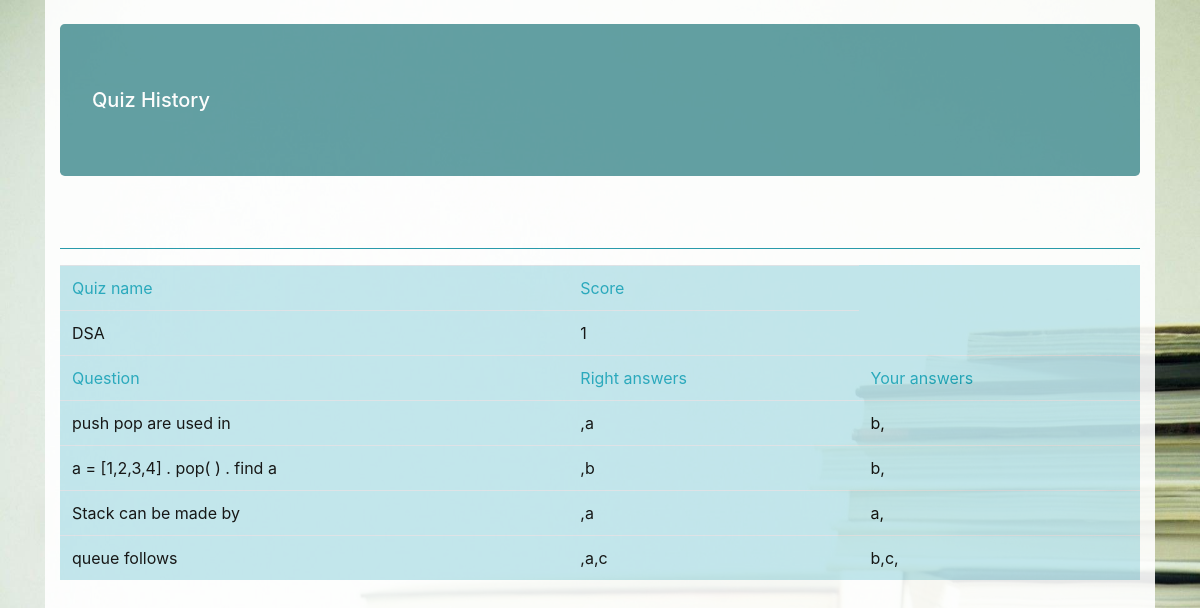
The app's page /history/DSA (signed in) with its own data.
### quiz_app/models.py (models this page shows, shortened)
class Quiz( models.Model ):
    name = models.TextField()

class Question( models.Model ):
    quiz  = models.ForeignKey(
        Quiz,
        on_delete = models.CASCADE
    )
    question = models.TextField()
    multiple_right_answers = models.BooleanField( default = False )

class Test ( models.Model ):
    user = models.ForeignKey(
        User , on_delete = models.CASCADE
    )
    question = models.ForeignKey (
        Question ,
        on_delete = models.CASCADE
    )
    answer = models.TextField()

### quiz_app/views.py (the view)
# urls.py: path('history/<str:quiz_name>',views.history,name='history'),
@login_required
def history( request , quiz_name ):
    if request.method == "GET":
       response = history_response(
           request ,
           quiz_name
       )
       print(response)
       return render (
            request ,
            'history.html',
            {
                'quiz_data' : response
            }
       )

### quiz_app/helpers.py (called while the page is built)
def right_answer( question_id ):
    question = Question.objects.get(
        id = question_id
    )
    options =question.option_set.all()
    right_answers = [
        option.valid
        for option in options
    ]
    return (
        right_answers ,
        options ,
        question
    )

### quiz_app/templates/history.html (shortened to what this page needs)
 {% extends 'header.html' %}
  {%block content%}
 <div class="container" style="height:100%;background:white;opacity:0.9" >
    <h5  style="background:#55979C;color:white" class=" jumbotron ">Quiz History</h5>
    <hr class="bg-info"></hr>
   <table class="table table-info" style="margin:0px ; color:black">
     {% if quiz_data %}
      <tr>
          <td class="text text-info">Quiz name</td>
          <td class="text text-info">Score</td>
      </tr>
      <tr>
            <td>{{quiz_data.quiz_name}}</td>
            <td>{{quiz_data.score}}</td>
      </tr>
        <tr>
          <td class="text text-info">Question</td>
          <td class="text text-info">Right answers</td>
          <td class="text text-info">Your answers</td>
        </tr>
        {% for question in quiz_data.questions%}
        <tr>
          <td>{{question.question}}</td>
          <td>{{question.right_options}}</td>
          <td>{{question.user_selected_options}}</td>
        </tr>
      {% endfor %}
    {% else %}
        <tr>
          <td class="text text-info"> Quiz not played yet </td>
      </tr>
   {% endif%}
 </table>
 </div>
 {% endblock%}

### quiz_app/templates/header.html (shortened to what this page needs)
<html>
<head>
    {% load static %}
    <link href="{% static 'css/bootstrap.min.css' %}" rel="stylesheet" />
</head>
 <body>
  <div class="container" style="height:100%">
   {% block content %}
   {% endblock%}
  </div>
 </body>
</html>

### records on screen
Quiz: quiz_name "DSA"
Question: question "push pop are used in"
Test: user_selected_options "b,"
Question: question "a = [1,2,3,4] . pop( ) . find a"
Test: user_selected_options "b,"
Question: question "Stack can be made by"
Test: user_selected_options "a,"
Question: question "queue follows"
Test: user_selected_options "b,c,"

### other values on screen
{{ quiz_data.score }} "1"
{{ question.right_options }} ",a" ",b" ",a" ",a,c"
